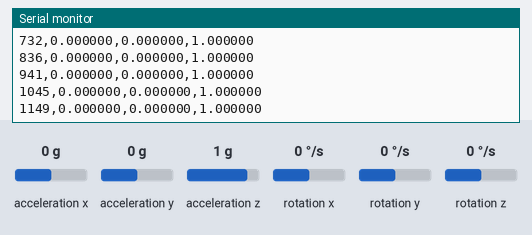
A sketch run on a simulated Arduino Uno, built with avr-gcc and run on an emulated ATmega328P. On the bench: the last lines printed to the serial monitor. Wiring (inferred from the names in the program): MPU-6050 motion sensor at I2C address 0x68. The inputs (shaded band) are chosen by the test bench; at power-on: acceleration x 0 g, acceleration y 0 g, acceleration z 1 g, rotation x 0 °/s, rotation y 0 °/s, rotation z 0 °/s.

Above: at 1.2 s.
1.3 s: acceleration x set to -1.4 g
At 1.36 s:
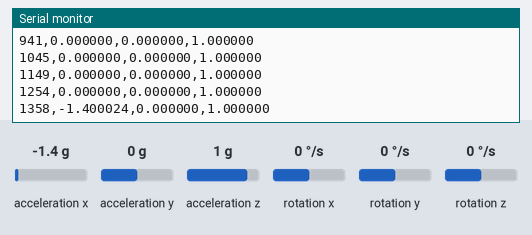
4.3 s: acceleration y set to -1.4 g
At 4.39 s:
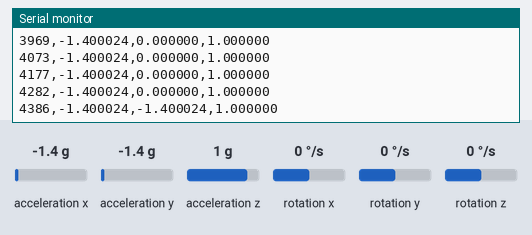
5.8 s: acceleration z set to -1.4 g
At 5.85 s:
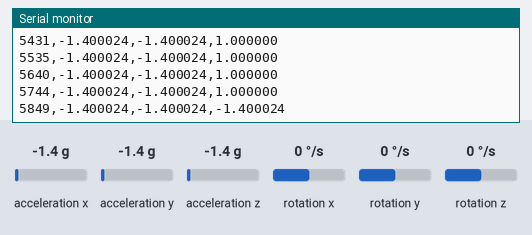
Timing chart, 0 to 8.8 s (numbered marks = the images above; inputs shaded):
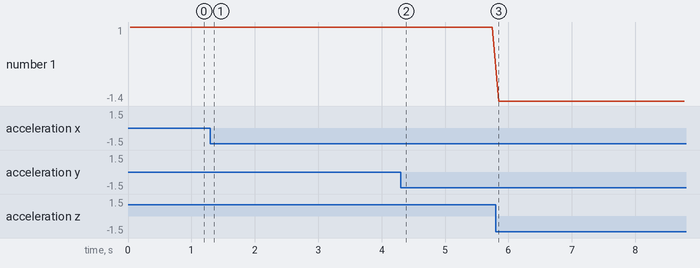

Measured:
- after the input at 1.3 s, the serial monitor: prints a new line after 0.06 s (image 1)
- after the input at 4.3 s, the serial monitor: prints a new line after 0.09 s (image 2)

The sketch:

read_sensor.ino
```cpp
#include "Wire.h"

// Constants
const int MPU_ADDR = 0x68;      // MPU6050 I2C address (0x69 if AD0 pin is HIGH)
const float ACC_SCALE = 16384.0; // Scale factor for +/-2g range
const bool PRINT_TIMESTAMP = true; // Whether to include timestamps in output
const int SAMPLE_RATE_MS = 100;   // Sample every 10ms (100Hz)

// Variables for sensor data
int16_t acc_x, acc_y, acc_z;
int16_t gyro_x, gyro_y, gyro_z;
int16_t temperature;

void setup() {
  // Initialize serial communication
  Serial.begin(9600); // Higher baud rate for faster data transfer

  // Initialize MPU6050
  Wire.begin();
  initMPU6050();

  // Print CSV header
  if (PRINT_TIMESTAMP) {
    Serial.println("timestamp_ms,acc_x,acc_y,acc_z");
  } else {
    Serial.println("acc_x,acc_y,acc_z");
  }
}

void loop() {
  // Read sensor data
  readMPU6050Data();

  // Print data in CSV format
  if (PRINT_TIMESTAMP) {
    Serial.print(millis());
    Serial.print(",");
  }

  // Convert raw values to g units and print with 6 decimal precision
  Serial.print(acc_x / ACC_SCALE, 6);
  Serial.print(",");
  Serial.print(acc_y / ACC_SCALE, 6);
  Serial.print(",");
  Serial.println(acc_z / ACC_SCALE, 6);

  // Maintain consistent sampling rate
  delay(SAMPLE_RATE_MS);
}

void initMPU6050() {
  // Wake up the MPU6050
  Wire.beginTransmission(MPU_ADDR);
  Wire.write(0x6B);  // PWR_MGMT_1 register
  Wire.write(0);     // Set to zero (wakes up the MPU-6050)
  Wire.endTransmission(true);

  // Configure accelerometer range to ±2g
  Wire.beginTransmission(MPU_ADDR);
  Wire.write(0x1C);  // ACCEL_CONFIG register
  Wire.write(0x00);  // 0x00 = ±2g, 0x08 = ±4g, 0x10 = ±8g, 0x18 = ±16g
  Wire.endTransmission(true);
}

void readMPU6050Data() {
  // Request data from MPU6050
  Wire.beginTransmission(MPU_ADDR);
  Wire.write(0x3B);  // Starting register address (ACCEL_XOUT_H)
  Wire.endTransmission(false);  // Keep connection active
  Wire.requestFrom(MPU_ADDR, 14, true);  // Request 14 bytes

  // Read accelerometer data
  acc_x = Wire.read() << 8 | Wire.read();  // 0x3B (ACCEL_XOUT_H) & 0x3C (ACCEL_XOUT_L)
  acc_y = Wire.read() << 8 | Wire.read();  // 0x3D (ACCEL_YOUT_H) & 0x3E (ACCEL_YOUT_L)
  acc_z = Wire.read() << 8 | Wire.read();  // 0x3F (ACCEL_ZOUT_H) & 0x40 (ACCEL_ZOUT_L)

  // Read temperature data (not used but need to read to get to gyro data)
  temperature = Wire.read() << 8 | Wire.read();

  // Read gyroscope data (not used in this version but available)
  gyro_x = Wire.read() << 8 | Wire.read();
  gyro_y = Wire.read() << 8 | Wire.read();
  gyro_z = Wire.read() << 8 | Wire.read();
}
```
